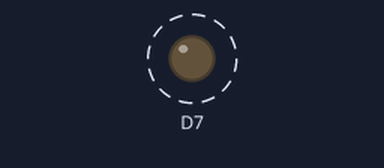
The sketch below on a simulated Particle Photon. Shown: output pins drawn as LEDs (lit = HIGH). Dashed ring = blinking. What the sketch prints to the serial monitor is not drawn.

Above: at 0.5 s.
Timing chart, 0 to 4.6 s (numbered marks = the images above):
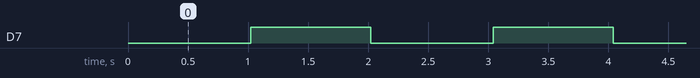

The sketch:

device.ino
```cpp
/*
 * Project device
 * Description: Device for opening garage door
 * Author: Brett Bushnell (brettbushnell95@gmail.com)
 * Date: 4/1/2018
 */

using namespace std;

void responseHandler(const char *event, const char *data){
    String response = String::format("POST response:\n %s\n %s\n", event, data);
    Serial.println(response);
}
// setup() runs once, when the device is first turned on.
void setup() {
  // Put initialization like pinMode and begin functions here.
    Serial.begin(115200);

    //Sync the particle time with the cloud
    Particle.syncTime();

    //Subscripe to webhook
    Particle.subscribe("hook-response/status", responseHandler, MY_DEVICES);
    pinMode(D7, OUTPUT);
}

// loop() runs over and over again, as quickly as it can execute.
void loop() {
  // The core of your code will likely live here.
    String postData;
    // Confirm D7 is low
    digitalWrite(D7, LOW);
    delay(1000);
    postData = String::format("{\"door_state\": \"open\"}");
    Serial.println(postData);
    // Publish the data to the webhook
    Particle.publish("status", postData);
    // Set pin to high to notify a succesful send
    digitalWrite(D7, HIGH);
    // Delay 1 second
    delay(1000);
}
```

Measured:
- by itself, D7: alternates HIGH for 1.0 s and LOW for 1.0 s
